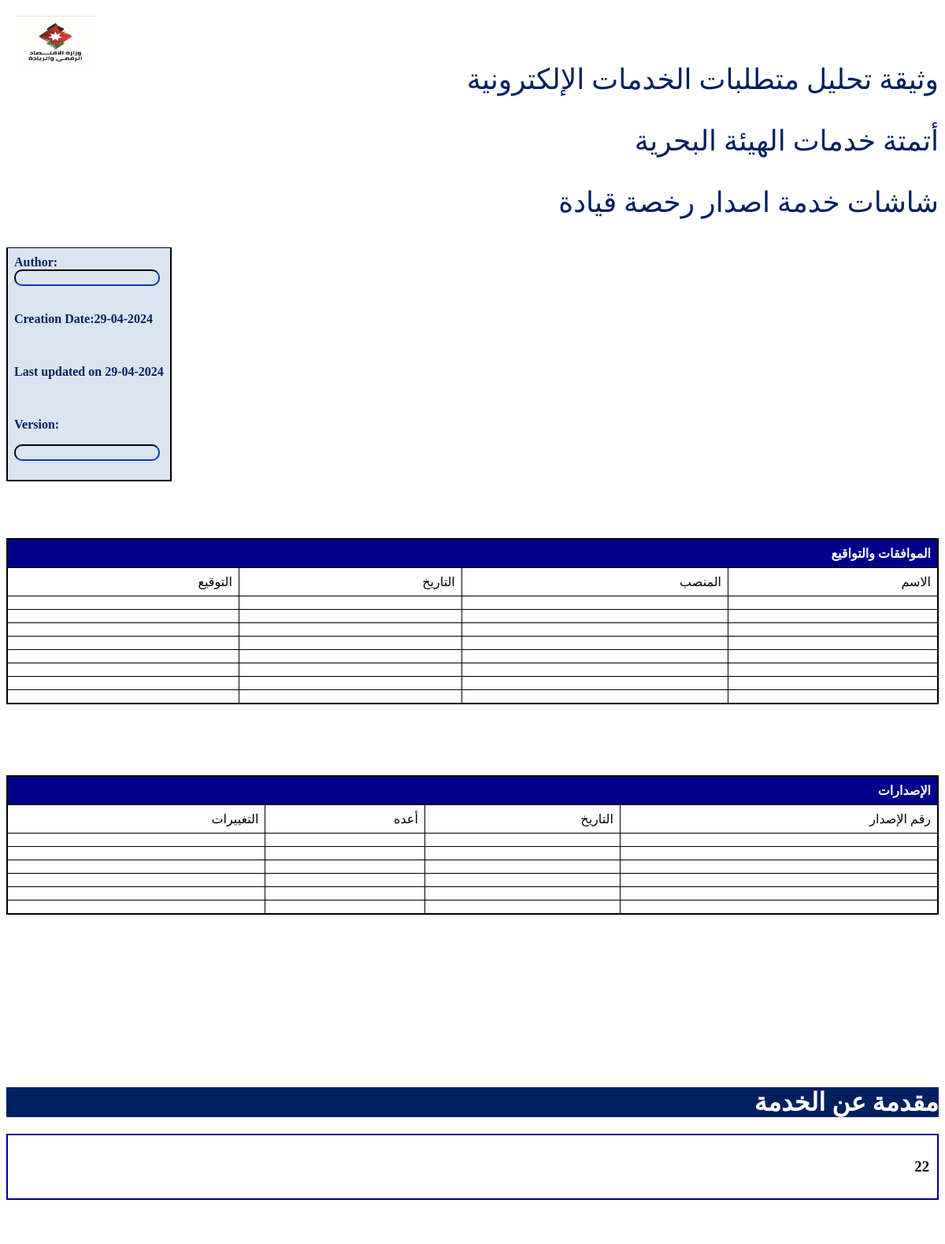
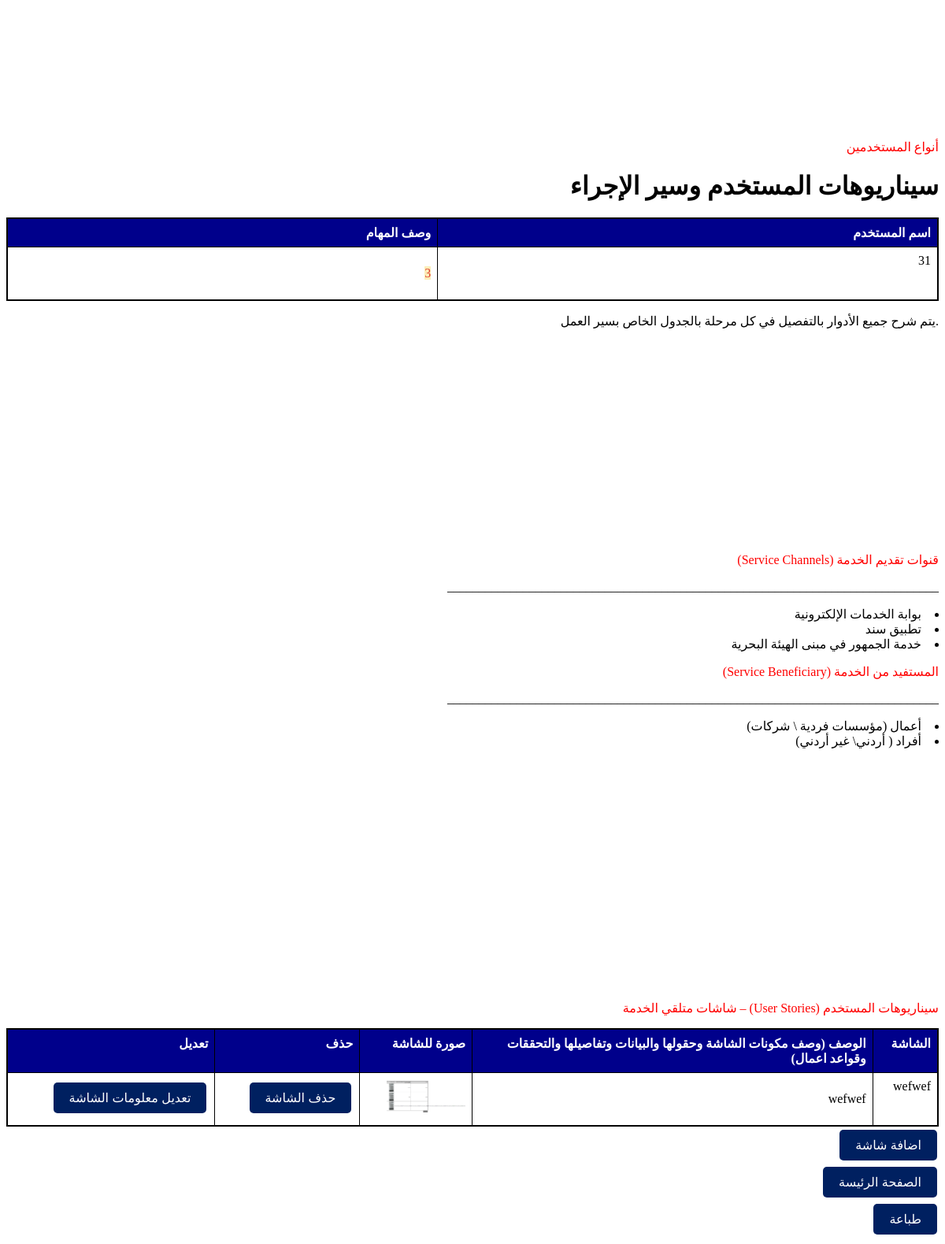
The page /table/1 on the database its author committed (2 pictures, top to bottom).
### app.py (models this page shows)
class Table(db.Model):
    id = db.Column(db.Integer, primary_key=True)
    table_name = db.Column(db.String(100), nullable=False)
    table_description = db.Column(db.Text, nullable=True)
    screens = db.relationship('Screen', backref='table', lazy=True)

class ServiceName(db.Model):
    id = db.Column(db.Integer, primary_key=True)
    service_name = db.Column(db.String(100), nullable=False)
    service_description = db.Column(db.Text, nullable=True)
    screens = db.relationship('Screen', backref='service', lazy=True)

class User(db.Model):
    id = db.Column(db.Integer, primary_key=True)
    username = db.Column(db.String(100), nullable=False)
    user_description = db.Column(db.Text, nullable=True)
    screens = db.relationship('Screen', secondary='screen_user', backref='users')

class Screen(db.Model):
    id = db.Column(db.Integer, primary_key=True)
    screen_name = db.Column(db.String(100), nullable=False)
    screen_description = db.Column(db.Text, nullable=True)
    screenshot_path = db.Column(db.String(255), nullable=True)
    service_id = db.Column(db.Integer, db.ForeignKey('service_name.id'), nullable=False)
    service_description = db.Column(db.Text, nullable=True)
    table_id = db.Column(db.Integer, db.ForeignKey('table.id'), nullable=True)

### app.py (the view)
@app.route('/table/<int:table_id>')
def table_details(table_id):
    table = Table.query.get(table_id)
    service_name = None
    service_description = None
    users = set()
    for screen in table.screens:
        for user in screen.users:
            users.add(user)
    if table.screens:
        screen = table.screens[0]
        service_name = screen.service.service_name
        service_description = ServiceName.query.filter_by(service_name=service_name).first().service_description
    return render_template('table_details.html', table=table, users=users,  service_name=service_name, service_description=service_description)

### templates/table_details.html (shortened to what this page needs)
<!DOCTYPE html>
<html lang="ar">
  <head>
    <link rel="stylesheet" href="../static/table.css" />
  </head>
  <body>
    <img
      src="{{ url_for('static', filename='../static/uploads/logo.jpg') }}"
      alt="Logo"
      class="logo"
    />
    <br />
    <br />
    <p class="title">وثيقة تحليل متطلبات الخدمات الإلكترونية</p>
    <p class="title">أتمتة خدمات الهيئة البحرية</p>
    <p class="title"> {{ table.table_name }}</p>
    <div class="author">
      <table class="author" >
        <tr></tr><th class="author">Author:<div class="author"><input class="print"></input></div></th></tr>
        <div class="author"><th class="author"><p class="author" id="todayDate"></p></th></div>
        <tr>
  <th class="author"><p id="lastUpdated"></p></th>
        </tr>
        <tr class="author">
          <th class="author"><p class="author">Version:<div class="author"><input class="print"></input></div></p></th>
        </tr>
      </table>
    </div>
      <br><br><br><br>
      <table border="1">
        <thead>
          <tr>
            <th colspan="4">الموافقات والتواقيع</th>
          </tr>
          <tr><td>الاسم</td> <td>المنصب</td> <td>التاريخ</td>
            <td>التوقيع</td>
          </tr>
          <tr><td></td><td></td><td></td><td></td></tr>
          <tr><td></td><td></td><td></td><td></td></tr>
          <tr><td></td><td></td><td></td><td></td></tr>
          <tr><td></td><td></td><td></td><td></td></tr>
          <tr><td></td><td></td><td></td><td></td></tr>
          <tr><td></td><td></td><td></td><td></td></tr>
          <tr><td></td><td></td><td></td><td></td></tr>
          <tr><td></td><td></td><td></td><td></td></tr>
        </thead>
          </table>
        <br><br><br><br><br>
          <table>
            <tr>
            <th colspan="4">الإصدارات</th>
          </tr>
          <tr><td>رقم الإصدار</td><td>التاريخ</td> <td>أعده</td><td>التغييرات</td>
          </tr>
          <tr><td></td><td></td><td></td><td></td></tr>
          <tr><td></td><td></td><td></td><td></td></tr>
          <tr><td></td><td></td><td></td><td></td></tr>
          <tr><td></td><td></td><td></td><td></td></tr>
          <tr><td></td><td></td><td></td><td></td></tr>
          <tr><td></td><td></td><td></td><td></td></tr>
      </table>
<br><br><br><br><br><br><br><br><br><br><br>
<div class="service_description">
  <h1>مقدمة عن الخدمة</h1>
  <h3>{{ service_description | safe}}</h3>
</div>
<br><br><br><br><br><br><br><br><br><br><br>
<div class="users">
  <p style="color: red;">أنواع المستخدمين</p>
  <h1>سيناريوهات المستخدم وسير الإجراء</h1>
  <table>
    <thead>
      <tr>
        <th>اسم المستخدم</th>
        <th>وصف المهام</th>
      </tr>
    </thead>
    <tbody>
      {% for user in users %}
      <tr>
        <td>{{ user.username }}</td>
        <td>{{ user.user_description | safe }}</td>
      </tr>
      {% endfor %}
    </tbody>
  </table>
</div>
<p style="color: black;">.يتم شرح جميع الأدوار بالتفصيل في كل مرحلة بالجدول الخاص بسير العمل</p>
<br><br><br><br><br><br><br><br><br><br><br><br><br><br>
<p style="color: red;">قنوات تقديم الخدمة (Service Channels)
</p>
<p>______________________________________________________________________________</p>
<ul>
<li>بوابة الخدمات الإلكترونية</li>
<li>تطبيق سند</li>
<li>خدمة الجمهور في مبنى الهيئة البحرية </li>
</ul>
<p style="color: red;">المستفيد من الخدمة (Service Beneficiary)
</p>
<p>______________________________________________________________________________</p>
<ul>
  <li>أعمال (مؤسسات فردية \ شركات)</li>
  <li>أفراد ( أردني\ غير أردني)
  </li>
</ul>
<br><br><br><br><br><br><br><br><br><br><br><br><br><br><br><br>
   <p style="color: red;">سيناريوهات المستخدم (User Stories) – شاشات متلقي الخدمة </p>
    <table>
      <thead>
        <tr>
          <th>الشاشة</th>
          <th>
            الوصف (وصف مكونات الشاشة وحقولها والبيانات وتفاصيلها والتحققات
            وقواعد اعمال)
          </th>
          <th>صورة للشاشة</th>
          <th>حذف</th>
          <th>تعديل</th>
        </tr>
      </thead>
      <tbody>
        {% for screen in table.screens %}
        <tr>
          <td>{{ screen.screen_name }}</td>
          <td style="white-space: nowrap; overflow: auto;"><p>{{ screen.screen_description | safe }}</p></td>
          <td>
            {% if screen.screenshot_path %}
            <img
              src="{{ url_for('static', filename='uploads/' + screen.screenshot_path) }}"
              alt="Screenshot"
              style="max-width: 100px"
            />
            {% else %} No screenshot available {% endif %}
          </td>
          <td>
            <form
              action="/delete_screen/{{ screen.id }}"
              method="post"
              onsubmit="return confirm('هل انت متاكد من حذف الشاشة؟')"
            >
              <button type="submit">حذف الشاشة</button>
            </form>
          </td>
          <td>
            <a href="/edit_screen/{{ screen.id }}"
              ><button>تعديل معلومات الشاشة</button></a
            >
          </td>
        </tr>
        {% endfor %}
      </tbody>
    </table>
    <a href="/add_screen_to_table/{{ table.id }}"
      ><button>اضافة شاشة</button></a
    >
    <div>
      <a href="/"> <button class="screenspage">الصفحة الرئيسة</button></a>
    </div>
    <div>
      <a href="/print/{{ table.id }}"><button>طباعة</button></a>
    </div>
  </body>
</html>

### static/table.css (style rules this page uses)
table { border-collapse: collapse; width: 100%; border: 2px solid black; border-radius: 10px; text-align: right; }
th, td { border: 1px solid black; padding: 8px; text-align: right; max-width: 400px; text-wrap: wrap; height: auto; }
button { background-color: #002060; color: white; border: none; padding: 10px 20px; text-align: center; text-decoration: none; display: inline-block; font-size: 16px; margin: 4px 2px; cursor: pointer; border-radius: 5px; }
* { text-align: right; direction: rtl; }
.logo { position: absolute; top: 20px; left: 20px; width: 100px; height: auto; }
.title { font-size: 36px; color: #002060; }
.author { text-align: left; width: auto; color: #002060; direction: ltr; }
table .author { background-color: #dbe5f1; border-color: #dbe5f1; }
input { background-color: #dbe5f1; border-color: #002060; border-radius: 10px; text-align: right; }
.print { background-color: #dbe5f1; border-color: #002060; border-radius: 10px; text-align: left; }
th { background-color: darkblue; color: white; }
td, tr, th { vertical-align: top; text-align: right; }
.service_description h1 { color: white; background-color: #002060; width: auto; height: auto; text-align: right; }
.service_description h3 { border: 2px solid darkblue; padding: 10px; }
li { text-align: right; }
ul { padding-right: 0; padding-left: 20px; list-style-position: inside; }
table { direction: rtl; }

### rows shown on the page
Table: table_name "شاشات خدمة اصدار رخصة قيادة"
ServiceName: service_description "22"
User: username "31", user_description "3"
Screen: screen_name "wefwef", screen_description "wefwef", screenshot_path (picture)
